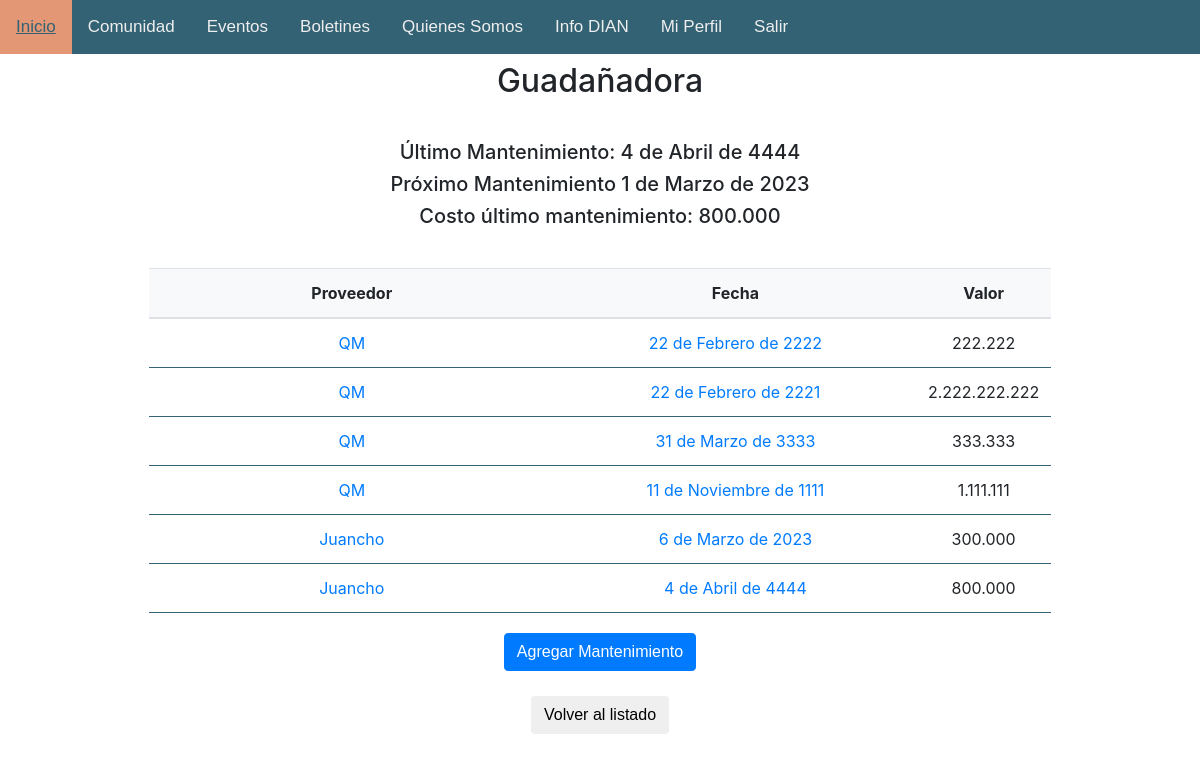
Page /mtto/detalle/1/ (signed in) on the earlier database version.
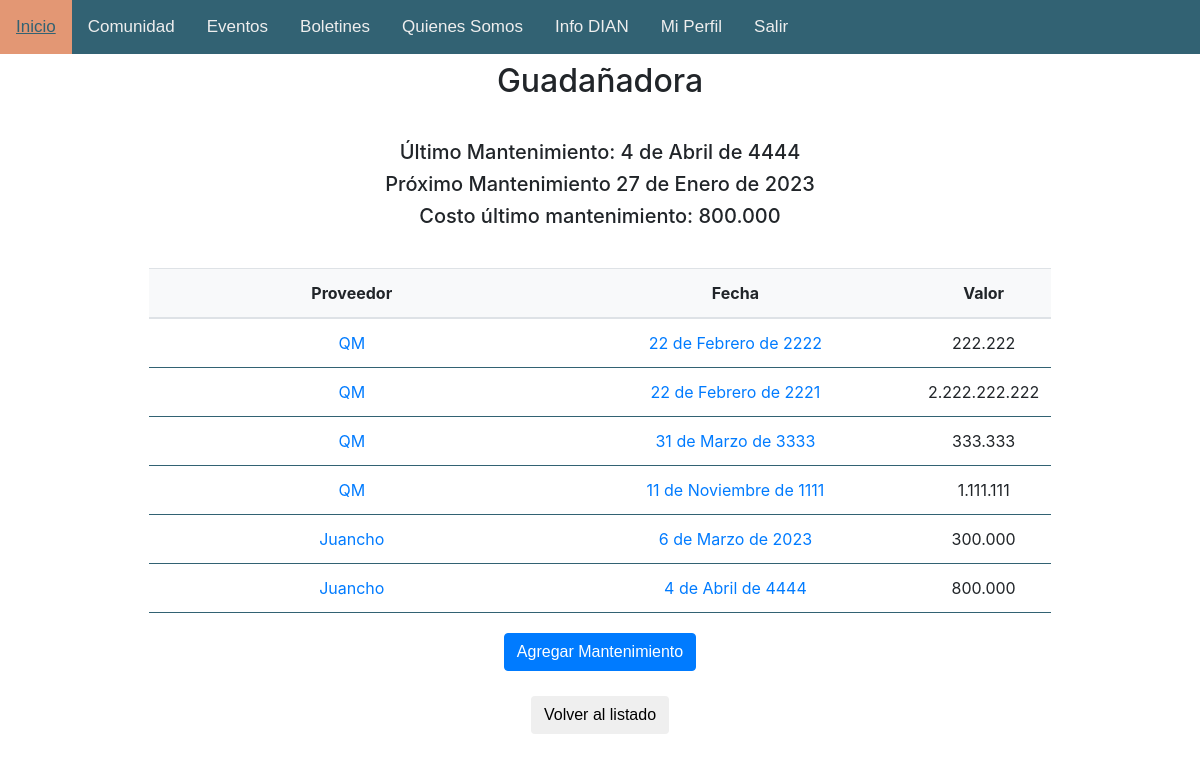
Same page on the later database version.
### mtto/models.py (models this page shows, shortened)
class Equip(models.Model):
    name = models.CharField(max_length=50, null=False, blank=False)
    frequency = models.PositiveSmallIntegerField()
    last_maintenance = models.DateField(null=True, blank=True)
    next_maintenance = models.DateField(null=True, blank=True)
    last_value = models.PositiveIntegerField(null=True, blank=True)
    days_60 = models.BooleanField(default=False)
    days_30 = models.BooleanField(default=False)
    days_14 = models.BooleanField(default=False)
    days_7 = models.BooleanField(default=False)
    days_3 = models.BooleanField(default=False)
    atrasado = models.BooleanField(default=False)
    class Meta():
        verbose_name_plural = 'equipos'

### mtto/views.py (the view)
# urls.py: path('detalle/<int:pk>/', views.detalleEquipo, name='mtto.details'),
@login_required
def detalleEquipo(request, pk):
    comunidad = False
    if CustomUser.objects.get(user=request.user).comunidad:
        comunidad =True
        equipo = Equip.objects.get(pk=pk)
        mttos = Maintenance.objects.filter(equip=equipo)
        return render(request, 'mtto/detalle_eq.html', {
            'equipo': equipo,
            'comunidad': comunidad,
            'mttos': mttos,
        })
    else:
        return HttpResponseRedirect(reverse('home'))

### mtto/models.py (called while the page is built)
    def __str__(self):
        return self.name

### mtto/templates/mtto/detalle_eq.html (shortened to what this page needs)
{% extends 'base.html' %}
{% load static %}
    {% block body %}
    <h2 class="center">{{ equipo.name }}</h2>
    <br>
    <div class="center">
        <h5>Último Mantenimiento: {{ equipo.last_maintenance }}</h5>
        <h5>Próximo Mantenimiento {{ equipo.next_maintenance }}</h5>
        <h5>Costo último mantenimiento: {{ equipo.last_value }}</h5>
    </div>
    <br>
    <div style="width: 90%;" class="table-responsive center">
    <table class="table align-middle mb-0 bg-white center">
        <thead class="bg-light">
            <tr>
                <th style="width: 20px;">Proveedor</th>
                <th>Fecha</th>
                <th>Valor</th>
            </tr>
        </thead>
        <tbody>
            {% for mtto in mttos %}
            <tr>
                <td style="width: 20px;"><a href="{% url 'mtto.proveedor' pk=mtto.supplier.id %}">{{ mtto.supplier }}</a></td>
                <td><a href="{% url 'mtto.mtto' pk=mtto.id %}">{{ mtto.date }}</a></td>
                <td>{{ mtto.value }}</td>
            </tr>
            {% endfor %}
        </tbody>
    </table>
    <form action="{% url 'mtto.crear_mtto' pk=equipo.id %}">
        <button type="submit" class="btn btn-primary top-20">Agregar Mantenimiento</button>
    </form>
    <form action="{% url 'mtto.listado_equipos' %}">
        <button type="submit" class="btn btn-secundary top-20">Volver al listado</button>
    </form>
</div>
    {% endblock %}

Differences in the rows shown:
changed Equip "Guadañadora": next_maintenance "1 de Marzo de 2023" → "27 de Enero de 2023"
